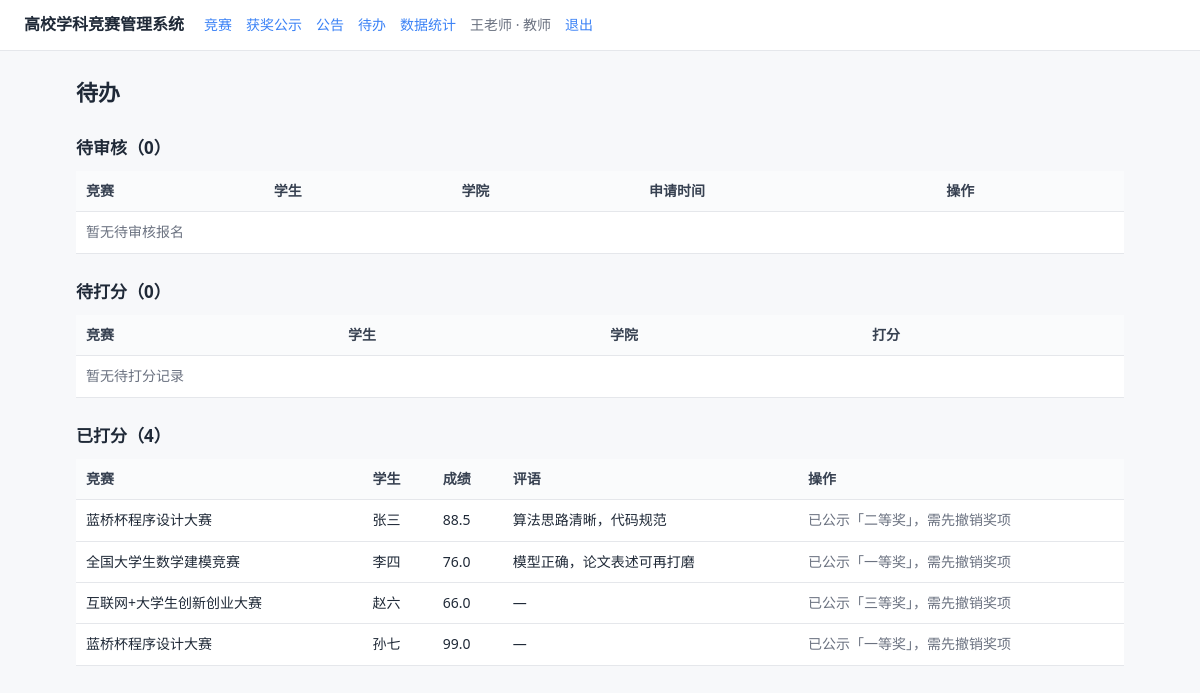
/my (signed in), run on the app's committed database.
### tables this page shows
CREATE TABLE score (
    id              INTEGER PRIMARY KEY AUTOINCREMENT,
    registration_id INTEGER NOT NULL UNIQUE REFERENCES registration(id),
    judge_id        INTEGER NOT NULL REFERENCES sys_user(id),
    score           REAL    NOT NULL,               -- 0 ~ 100
    comment         TEXT,
    create_time     TEXT    NOT NULL DEFAULT (datetime('now', 'localtime'))
);

CREATE TABLE competition (
    id           INTEGER PRIMARY KEY AUTOINCREMENT,
    title        TEXT    NOT NULL,
    level        TEXT    NOT NULL,                  -- 校级 / 省级 / 国家级
    category     TEXT,                              -- 学科类别
    organizer    TEXT,                              -- 主办单位
    sign_start   TEXT    NOT NULL,                  -- 报名开始日期 YYYY-MM-DD
    sign_end     TEXT    NOT NULL,                  -- 报名截止日期
    contest_date TEXT,                              -- 比赛日期
    status       INTEGER NOT NULL DEFAULT 1,        -- 1=报名中 2=报名截止 3=评审中 4=已公示
    description  TEXT,
    create_by    INTEGER REFERENCES sys_user(id),
    create_time  TEXT    NOT NULL DEFAULT (datetime('now', 'localtime'))
);

CREATE TABLE sys_user (
    id            INTEGER PRIMARY KEY AUTOINCREMENT,
    username      TEXT    NOT NULL UNIQUE,          -- 登录账号：学号 / 工号
    password_hash TEXT    NOT NULL,                 -- 密码哈希，不存明文
    real_name     TEXT    NOT NULL,
    role          INTEGER NOT NULL DEFAULT 0,       -- 0=学生 1=教师 2=管理员
    college       TEXT,                             -- 所属学院，统计用
    create_time   TEXT    NOT NULL DEFAULT (datetime('now', 'localtime'))
);

CREATE TABLE award (
    id              INTEGER PRIMARY KEY AUTOINCREMENT,
    registration_id INTEGER NOT NULL UNIQUE REFERENCES registration(id),
    award_level     TEXT    NOT NULL,               -- 一等奖 / 二等奖 / 三等奖
    publish_time    TEXT    NOT NULL DEFAULT (datetime('now', 'localtime'))
);

### app.py (the view)
@app.get("/my")
@login_required()
def my():
    if session["role"] == 0:
        return render_template("my.html", regs=db.list_my_registrations(session["uid"]))
    return render_template(
        "my.html",
        pending=db.list_pending(),
        ungraded=db.list_ungraded(),
        scored=db.list_scored_registrations(),
    )

### app.py (called while the page is built)
@app.context_processor
def inject_constants():
    return dict(COMP_STATUS=COMP_STATUS, REG_STATUS=REG_STATUS, ROLE_NAME=ROLE_NAME)

def login_required(*roles):
    def decorator(fn):
        @wraps(fn)
        def wrapper(*args, **kwargs):
            if "uid" not in session:
                return redirect(url_for("login"))
            if roles and session.get("role") not in roles:
                abort(403)
            return fn(*args, **kwargs)
        return wrapper
    return decorator

### db.py (called while the page is built)
def get_conn():
    conn = sqlite3.connect(DB_PATH)
    conn.row_factory = sqlite3.Row          # 查询结果可以 row["id"] 这样取
    conn.execute("PRAGMA foreign_keys = ON")  # 打开外键约束（SQLite 默认是关的）
    return conn

def list_pending():
    conn = get_conn()
    rows = conn.execute(
        """SELECT r.id, r.create_time, u.real_name, u.college,
                  c.id AS competition_id, c.title
           FROM registration r
           JOIN sys_user u    ON u.id = r.student_id
           JOIN competition c ON c.id = r.competition_id
           WHERE r.status = 0
           ORDER BY r.id""",
    ).fetchall()
    conn.close()
    return rows

def list_ungraded():
    conn = get_conn()
    rows = conn.execute(
        """SELECT r.id, u.real_name, u.college, c.title
           FROM registration r
           JOIN sys_user u    ON u.id = r.student_id
           JOIN competition c ON c.id = r.competition_id
           LEFT JOIN score s  ON s.registration_id = r.id
           WHERE r.status = 1 AND s.id IS NULL
           ORDER BY r.id""",
    ).fetchall()
    conn.close()
    return rows

def list_scored_registrations():
    conn = get_conn()
    rows = conn.execute(
        """SELECT r.id, u.real_name, u.college, c.title,
                  s.score, s.comment, a.id AS award_id, a.award_level
           FROM registration r
           JOIN sys_user u    ON u.id = r.student_id
           JOIN competition c ON c.id = r.competition_id
           JOIN score s       ON s.registration_id = r.id
           LEFT JOIN award a  ON a.registration_id = r.id
           ORDER BY r.id""",
    ).fetchall()
    conn.close()
    return rows

### templates/my.html (shortened to what this page needs)
{% extends "base.html" %}
{% block content %}
{% if session.get('role') == 0 %}
  <h1>我的报名</h1>
  <table class="grid">
    <thead>
      <tr><th>竞赛</th><th>级别</th><th>报名时间</th><th>状态</th><th>成绩</th><th>获奖</th></tr>
    </thead>
    <tbody>
      {% for r in regs %}
      <tr>
        <td><a href="{{ url_for('competition_detail', cid=r.competition_id) }}">{{ r.title }}</a></td>
        <td>{{ r.level }}</td>
        <td>{{ r.create_time }}</td>
        <td><span class="tag reg-{{ r.status }}">{{ REG_STATUS.get(r.status) }}</span></td>
        <td>{{ r.score if r.score is not none else '—' }}</td>
        <td>{{ r.award_level or '—' }}</td>
      </tr>
      {% else %}
      <tr><td colspan="6" class="empty">还没有报名记录，去竞赛列表看看吧</td></tr>
      {% endfor %}
    </tbody>
  </table>
{% else %}
  <h1>待办</h1>
  <h2>待审核（{{ pending|length }}）</h2>
  <table class="grid">
    <thead>
      <tr><th>竞赛</th><th>学生</th><th>学院</th><th>申请时间</th><th>操作</th></tr>
    </thead>
    <tbody>
      {% for r in pending %}
      <tr>
        <td>{{ r.title }}</td>
        <td>{{ r.real_name }}</td>
        <td>{{ r.college or '—' }}</td>
        <td>{{ r.create_time }}</td>
        <td>
          <form method="post" action="{{ url_for('audit', rid=r.id) }}" class="inline">
            <input type="hidden" name="action" value="pass">
            <button class="mini ok" type="submit">通过</button>
          </form>
          <form method="post" action="{{ url_for('audit', rid=r.id) }}" class="inline">
            <input type="hidden" name="action" value="reject">
            <input type="text" name="reason" placeholder="原因">
            <button class="mini danger" type="submit">驳回</button>
          </form>
        </td>
      </tr>
      {% else %}
      <tr><td colspan="5" class="empty">暂无待审核报名</td></tr>
      {% endfor %}
    </tbody>
  </table>
  <h2>待打分（{{ ungraded|length }}）</h2>
  <table class="grid">
    <thead>
      <tr><th>竞赛</th><th>学生</th><th>学院</th><th>打分</th></tr>
    </thead>
    <tbody>
      {% for r in ungraded %}
      <tr>
        <td>{{ r.title }}</td>
        <td>{{ r.real_name }}</td>
        <td>{{ r.college or '—' }}</td>
        <td>
          <form method="post" action="{{ url_for('save_score', rid=r.id) }}" class="inline">
            <input type="number" name="score" min="0" max="100" step="0.5" required placeholder="0-100" class="narrow">
            <input type="text" name="comment" placeholder="评语">
            <button class="mini ok" type="submit">保存</button>
          </form>
        </td>
      </tr>
      {% else %}
      <tr><td colspan="4" class="empty">暂无待打分记录</td></tr>
      {% endfor %}
    </tbody>
  </table>
  <h2>已打分（{{ scored|length }}）</h2>
  <table class="grid">
    <thead>
      <tr><th>竞赛</th><th>学生</th><th>成绩</th><th>评语</th><th>操作</th></tr>
    </thead>
    <tbody>
      {% for r in scored %}
      <tr>
        <td>{{ r.title }}</td>
        <td>{{ r.real_name }}</td>
        <td>{{ r.score }}</td>
        <td>{{ r.comment or '—' }}</td>
        <td>
          {% if r.award_id %}
            <span class="muted">已公示「{{ r.award_level }}」，需先撤销奖项</span>
          {% endif %}
        </td>
      </tr>
      {% else %}
      <tr><td colspan="5" class="empty">还没有打过分的记录</td></tr>
      {% endfor %}
    </tbody>
  </table>
{% endif %}
{% endblock %}

### static/style.css (style rules this page uses)
:root { --blue: #3b82f6; --green: #10b981; --red: #ef4444; --ink: #1f2937; --muted: #6b7280; --line: #e5e7eb; --bg: #f7f8fa; }
* { box-sizing: border-box; }
body { margin: 0; font-family: "PingFang SC", "Microsoft YaHei", system-ui, -apple-system, sans-serif; color: var(--ink); background: var(--bg); line-height: 1.6; }
h1 { font-size: 22px; margin: 0 0 16px; }
h2 { font-size: 17px; margin: 24px 0 10px; }
.muted { color: var(--muted); font-size: 14px; }
.empty { color: var(--muted); text-align: center; padding: 24px 0; }
.grid { width: 100%; border-collapse: collapse; background: #fff; font-size: 14px; }
.grid th, .grid td { padding: 9px 10px; border-bottom: 1px solid var(--line); text-align: left; }
.grid th { background: #fafbfc; font-weight: 600; color: #374151; }

### data on the page
score: title "蓝桥杯程序设计大赛", real_name "张三", score "88.5", comment "算法思路清晰，代码规范", award_level "二等奖"
score: title "全国大学生数学建模竞赛", real_name "李四", score "76.0", comment "模型正确，论文表述可再打磨", award_level "一等奖"
score: title "互联网+大学生创新创业大赛", real_name "赵六", score "66.0", comment "—", award_level "三等奖"
score: title "蓝桥杯程序设计大赛", real_name "孙七", score "99.0", comment "—", award_level "一等奖"

### other printed values
{{ session.get('name') }} "王老师"
{{ ROLE_NAME[session.get('role')] }} "教师"
{{ pending|length }} "0"
{{ ungraded|length }} "0"
{{ scored|length }} "4"
